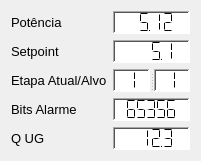
  <widget class="QWidget" name="layoutWidget_13">
   <property name="geometry">
    <rect>
     <x>770</x>
     <y>294</y>
     <width>201</width>
     <height>151</height>
    </rect>
   </property>
   <layout class="QGridLayout" name="gridLayout_ug1">
    <item row="2" column="1">
     <widget class="QSplitter" name="splitter">
      <property name="orientation">
       <enum>Qt::Horizontal</enum>
      </property>
      <widget class="QLCDNumber" name="lcdNumber_etapa_atual_ug1">
       <property name="autoFillBackground">
        <bool>false</bool>
       </property>
       <property name="styleSheet">
        <string notr="true">background-color: rgb(255, 255, 255);</string>
       </property>
       <property name="frameShape">
        <enum>QFrame::WinPanel</enum>
       </property>
       <property name="frameShadow">
        <enum>QFrame::Sunken</enum>
       </property>
       <property name="smallDecimalPoint">
        <bool>false</bool>
       </property>
       <property name="digitCount">
        <number>1</number>
       </property>
       <property name="segmentStyle">
        <enum>QLCDNumber::Flat</enum>
       </property>
       <property name="value" stdset="0">
        <double>1.000000000000000</double>
       </property>
      </widget>
      <widget class="QLCDNumber" name="lcdNumber_etapa_alvo_ug1">
       <property name="enabled">
        <bool>true</bool>
       </property>
       <property name="autoFillBackground">
        <bool>false</bool>
       </property>
       <property name="styleSheet">
        <string notr="true">background-color: rgb(255, 255, 255);</string>
       </property>
       <property name="frameShape">
        <enum>QFrame::WinPanel</enum>
       </property>
       <property name="frameShadow">
        <enum>QFrame::Sunken</enum>
       </property>
       <property name="smallDecimalPoint">
        <bool>false</bool>
       </property>
       <property name="digitCount">
        <number>1</number>
       </property>
       <property name="mode">
        <enum>QLCDNumber::Hex</enum>
       </property>
       <property name="segmentStyle">
        <enum>QLCDNumber::Flat</enum>
       </property>
       <property name="value" stdset="0">
        <double>1.000000000000000</double>
       </property>
      </widget>
     </widget>
    </item>
    <item row="4" column="1">
     <widget class="QLCDNumber" name="lcdNumber_q_ug1">
      <property name="autoFillBackground">
       <bool>false</bool>
      </property>
      <property name="styleSheet">
       <string notr="true">background-color: rgb(255, 255, 255);</string>
      </property>
      <property name="frameShape">
       <enum>QFrame::WinPanel</enum>
      </property>
      <property name="frameShadow">
       <enum>QFrame::Sunken</enum>
      </property>
      <property name="smallDecimalPoint">
       <bool>true</bool>
      </property>
      <property name="digitCount">
       <number>4</number>
      </property>
      <property name="segmentStyle">
       <enum>QLCDNumber::Flat</enum>
      </property>
      <property name="value" stdset="0">
       <double>12.340000000000000</double>
      </property>
     </widget>
    </item>
    <item row="3" column="1">
     <widget class="QLCDNumber" name="lcdNumber_bitsalarme_ug1">
      <property name="autoFillBackground">
       <bool>false</bool>
      </property>
      <property name="styleSheet">
       <string notr="true">background-color: rgb(255, 255, 255);</string>
      </property>
      <property name="frameShape">
       <enum>QFrame::WinPanel</enum>
      </property>
      <property name="frameShadow">
       <enum>QFrame::Sunken</enum>
      </property>
      <property name="smallDecimalPoint">
       <bool>false</bool>
      </property>
      <property name="digitCount">
       <number>5</number>
      </property>
      <property name="segmentStyle">
       <enum>QLCDNumber::Flat</enum>
      </property>
      <property name="value" stdset="0">
       <double>65356.000000000000000</double>
      </property>
     </widget>
    </item>
    <item row="0" column="0">
     <widget class="QLabel" name="label_potencia_ug1">
      <property name="font">
       <font>
        <pointsize>10</pointsize>
       </font>
      </property>
      <property name="text">
       <string>Potência</string>
      </property>
     </widget>
    </item>
    <item row="1" column="0">
     <widget class="QLabel" name="label_setpoint_ug1">
      <property name="font">
       <font>
        <pointsize>10</pointsize>
       </font>
      </property>
      <property name="text">
       <string>Setpoint</string>
      </property>
     </widget>
    </item>
    <item row="2" column="0">
     <widget class="QLabel" name="label_etapa_ug1">
      <property name="font">
       <font>
        <pointsize>10</pointsize>
       </font>
      </property>
      <property name="text">
       <string>Etapa Atual/Alvo</string>
      </property>
     </widget>
    </item>
    <item row="0" column="1">
     <widget class="QLCDNumber" name="lcdNumber_potencia_ug1">
      <property name="autoFillBackground">
       <bool>false</bool>
      </property>
      <property name="styleSheet">
       <string notr="true">background-color: rgb(255, 255, 255);</string>
      </property>
      <property name="frameShape">
       <enum>QFrame::WinPanel</enum>
      </property>
      <property name="frameShadow">
       <enum>QFrame::Sunken</enum>
      </property>
      <property name="smallDecimalPoint">
       <bool>true</bool>
      </property>
      <property name="digitCount">
       <number>4</number>
      </property>
      <property name="segmentStyle">
       <enum>QLCDNumber::Flat</enum>
      </property>
      <property name="value" stdset="0">
       <double>5.123000000000000</double>
      </property>
     </widget>
    </item>
    <item row="4" column="0">
     <widget class="QLabel" name="label_q_ug1">
      <property name="font">
       <font>
        <pointsize>10</pointsize>
       </font>
      </property>
      <property name="text">
       <string>Q UG</string>
      </property>
      <property name="alignment">
       <set>Qt::AlignLeading|Qt::AlignLeft|Qt::AlignVCenter</set>
      </property>
     </widget>
    </item>
    <item row="1" column="1">
     <widget class="QLCDNumber" name="lcdNumber_setpoint_ug1">
      <property name="autoFillBackground">
       <bool>false</bool>
      </property>
      <property name="styleSheet">
       <string notr="true">background-color: rgb(255, 255, 255);</string>
      </property>
      <property name="frameShape">
       <enum>QFrame::WinPanel</enum>
      </property>
      <property name="frameShadow">
       <enum>QFrame::Sunken</enum>
      </property>
      <property name="smallDecimalPoint">
       <bool>true</bool>
      </property>
      <property name="digitCount">
       <number>4</number>
      </property>
      <property name="segmentStyle">
       <enum>QLCDNumber::Flat</enum>
      </property>
      <property name="value" stdset="0">
       <double>5.100000000000000</double>
      </property>
     </widget>
    </item>
    <item row="3" column="0">
     <widget class="QLabel" name="label_bitsalarme_ug1">
      <property name="font">
       <font>
        <pointsize>10</pointsize>
       </font>
      </property>
      <property name="text">
       <string>Bits Alarme</string>
      </property>
     </widget>
    </item>
   </layout>
   <zorder>splitter</zorder>
   <zorder>label_setpoint_ug1</zorder>
   <zorder>label_bitsalarme_ug1</zorder>
   <zorder>label_etapa_ug1</zorder>
   <zorder>label_q_ug1</zorder>
   <zorder>label_potencia_ug1</zorder>
   <zorder>lcdNumber_bitsalarme_ug1</zorder>
   <zorder>lcdNumber_potencia_ug1</zorder>
   <zorder>lcdNumber_q_ug1</zorder>
   <zorder>lcdNumber_setpoint_ug1</zorder>
  </widget>
